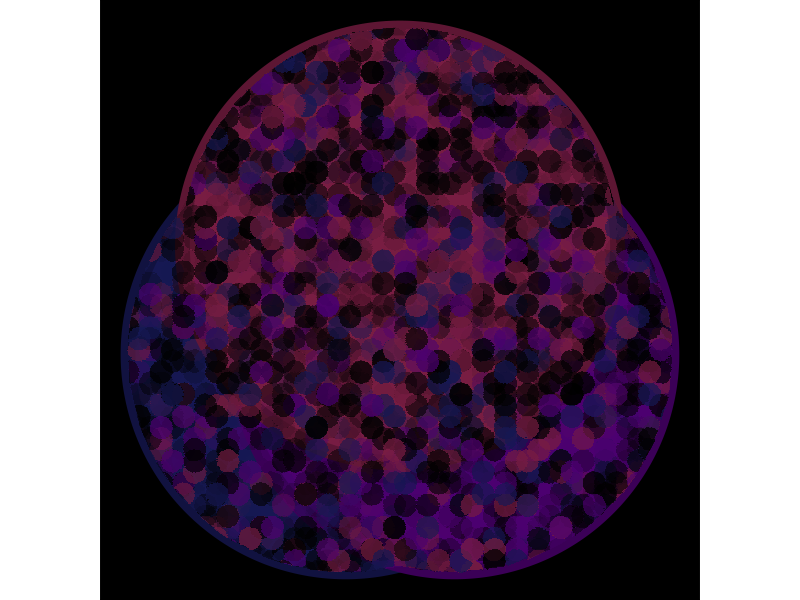

Generate this figure with R:
#====== Day 12 of 25 Days of Rtistry - Circles======#

# Library Load-in====
library(tidyverse)
library(sp)

# Setting a color palette====
color_pal <- c("#161853","#4C0070","#781D42")

# Setting a theta for the circles====
theta <- seq(0,2*pi, length = 500)

# Creating data for three main circles that'll merge to be one shape====
circles <- tibble(x = c(cos(theta)*10,
                        (cos(theta)*10)+5,
                        (cos(theta)*10)+2.5),
                  y = c(sin(theta)*10,
                        sin(theta)*10,
                        (sin(theta)*10)+5),
                  group = rep(1:3, each = 500),
                  fill = rep(color_pal, each = 500))

# Calculating polygon colors within the data set====
circles <- circles %>%
  rowwise() %>%
  mutate(color = colorRampPalette(c(fill,"#000000"))(10)[3])

# Making a custom function to fill the shape with smaller circles====
circle_maker <- function(n,min_x,max_x,min_y,max_y){
  
  theta <- seq(0,2*pi, length = 500)
  
  circles_list <- list()
  
  for(i in seq_along(1:n)){
    
    circles_list[[i]] <- tibble(x = cos(theta)*.5+sample(seq(min_x,max_x, length.out = 50),1),
                                y = sin(theta)*.5+sample(seq(min_y,max_y, length.out = 50),1),
                                group = i)
  }
  
  return(bind_rows(circles_list))
}

# Creating the data set for the smaller circles within the created shape====
interior <- circle_maker(3000,-10,15,-10,15)

# Filtering to only keep smaller circles that fall within the original shape====
interior <- interior %>%
  mutate(logic_1 = point.in.polygon(x,y,circles$x[which(circles$group == 1)],circles$y[which(circles$group == 1)]),
         logic_2 = point.in.polygon(x,y,circles$x[which(circles$group == 2)],circles$y[which(circles$group == 2)]),
         logic_3 = point.in.polygon(x,y,circles$x[which(circles$group == 3)],circles$y[which(circles$group == 3)])) %>%
  rowwise() %>%
  mutate(total = logic_1 + logic_2 +logic_3) %>%
  filter(total > 0)

# Final image====
interior  %>%
  ggplot(aes(x,y, group = group)) +
  theme_void()+
  geom_polygon(data = circles, aes(x,y,group=group), inherit.aes = FALSE, fill = circles$fill, color = circles$color, size = 5)+
  geom_polygon(alpha = seq(.02,.7, length.out = nrow(interior)),fill = sample(c(color_pal,"black","black","black"),nrow(interior),replace = TRUE), position = position_jitter(width = .05, height = .05), size = .5)+
  theme(plot.background = element_rect(fill = "#000000"))+
  coord_equal() #Thanks Ije <3
